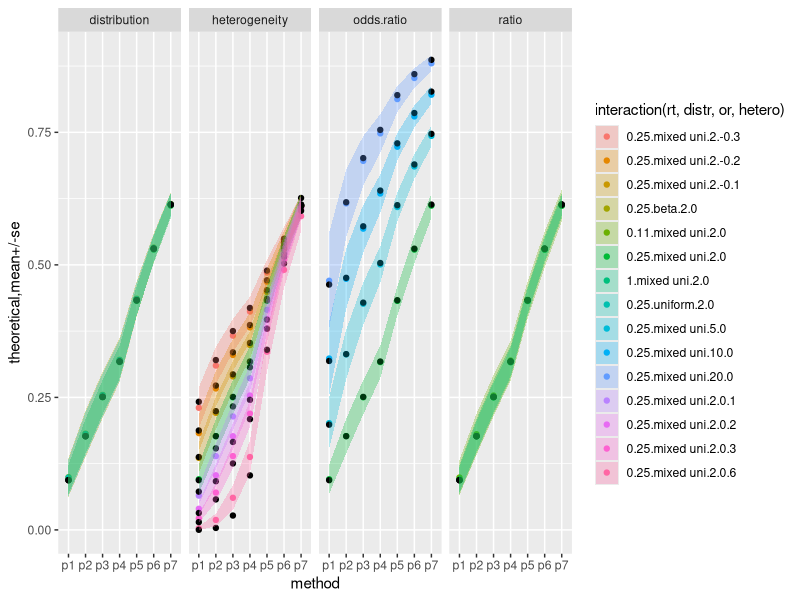

Here is the R script that generated this plot:
## ---- chunk 1
knitr::opts_chunk$set(echo = TRUE)
## ---- chunk 2
library(tidyverse)
library(dplyr)
dat1<-read_csv("hw4-data2.csv")
head(dat1)
## ---- chunk 3
dat2 <- (dat1
         %>% rename(p7=auc) # column name was "auc", but I cannot stop the automatic ordering in the following gathering
         %>% gather(key=method,value=val,-c(type,rt,distr,or,hetero,parameter),convert=FALSE) 
         %>% spread(key=parameter,value=val) 
)
head(dat2)
## ---- chunk 4
dat3<-(dat2
       %>% rbind(dat2
                 %>% filter(type=="base")
                 %>% mutate(type="ratio"))
       %>% rbind(dat2
                 %>% filter(type=="base")
                 %>% mutate(type="odds.ratio"))
       %>% rbind(dat2
                 %>% filter(type=="base")
                 %>% mutate(type="heterogeneity"))
       %>% mutate(type=ifelse(type=="base","distribution",type))
       %>% mutate(rt=factor(rt))
       %>% mutate(or=factor(or))
       %>% mutate(hetero=factor(hetero))
)
head(dat3)
## ---- chunk 5
gg5 <- (ggplot(dat3,aes(method,mean,colour=interaction(rt,distr,or,hetero))) 
        + geom_point()
        + geom_point(aes(method,theoretical),colour="black")
        + geom_ribbon(aes(ymin=mean-se,ymax=mean+se,group=interaction(rt,distr,or,hetero),
                          fill=interaction(rt,distr,or,hetero)), 
                      colour=NA,alpha=0.3)
        + facet_grid(~type)
        + labs(x="method",y="theoretical,mean+/-se")
)
## ---- chunk 6
print(gg5)
